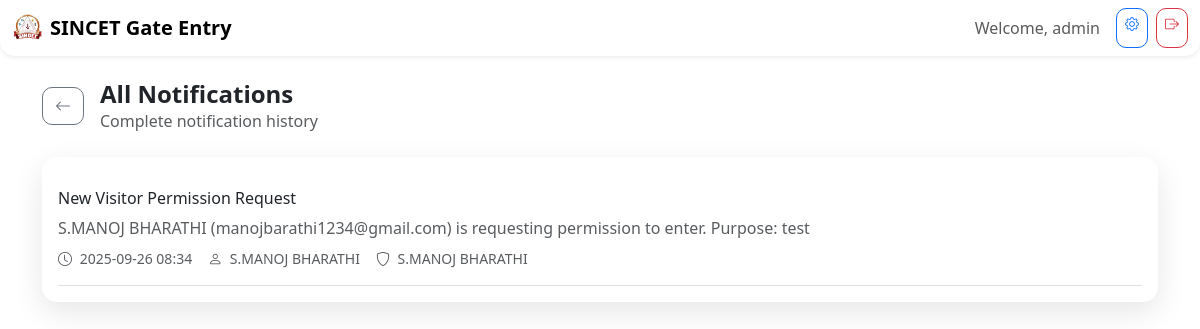
The app's page /authority/notifications (signed in), older data.
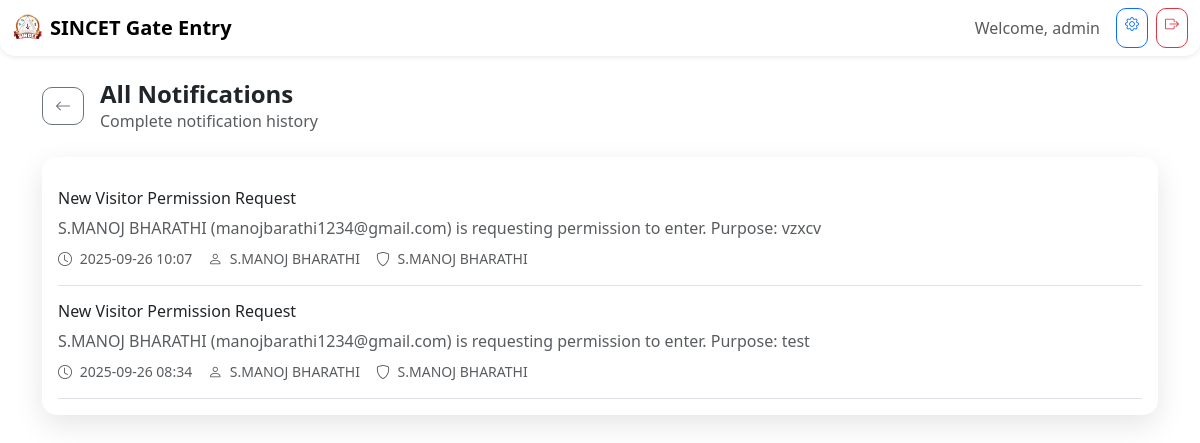
The same page, newer data.
### models.py (models this page shows, shortened)
class Notification(db.Model):
    __tablename__ = 'notifications'
    id = db.Column(db.String(36), primary_key=True, default=lambda: str(uuid.uuid4()))
    visitor_id = db.Column(db.String(36), db.ForeignKey('visitors.id'))
    authority_id = db.Column(db.String(36), db.ForeignKey('authorities.id'))
    type = db.Column(db.String(50), default='visitor_request')
    title = db.Column(db.String(255), nullable=False)
    message = db.Column(db.Text, nullable=False)
    is_read = db.Column(db.Boolean, default=False)
    created_at = db.Column(db.DateTime, default=datetime.utcnow)
    updated_at = db.Column(db.DateTime, default=datetime.utcnow, onupdate=datetime.utcnow)

class Visitor(db.Model):
    __tablename__ = 'visitors'
    id = db.Column(db.String(36), primary_key=True, default=lambda: str(uuid.uuid4()))
    name = db.Column(db.String(100), nullable=False)
    phone = db.Column(db.String(20), nullable=False)
    email = db.Column(db.String(120))
    purpose = db.Column(db.Text, nullable=False)
    photo_url = db.Column(db.String(200))
    entry_time = db.Column(db.DateTime, default=datetime.utcnow)
    exit_time = db.Column(db.DateTime)
    authority_id = db.Column(db.String(36), db.ForeignKey('authorities.id'))
    authority_permission_granted = db.Column(db.Boolean, default=False)
    permission_granted_at = db.Column(db.DateTime)
    status = db.Column(db.String(20), default='pending')  # pending, approved, rejected, exited
    created_by = db.Column(db.String(100))
    notes = db.Column(db.Text)
    created_at = db.Column(db.DateTime, default=datetime.utcnow)
    updated_at = db.Column(db.DateTime, default=datetime.utcnow, onupdate=datetime.utcnow)
    notifications = db.relationship('Notification', backref='visitor', lazy=True)

class Authority(db.Model):
    __tablename__ = 'authorities'
    id = db.Column(db.String(36), primary_key=True, default=lambda: str(uuid.uuid4()))
    name = db.Column(db.String(100), nullable=False)
    designation = db.Column(db.String(50), nullable=False)  # staff, faculty staff, hod, principal, admin
    department = db.Column(db.String(100))
    phone = db.Column(db.String(20))
    email = db.Column(db.String(120))
    is_active = db.Column(db.Boolean, default=True)
    created_at = db.Column(db.DateTime, default=datetime.utcnow)
    updated_at = db.Column(db.DateTime, default=datetime.utcnow, onupdate=datetime.utcnow)
    visitors = db.relationship('Visitor', backref='authority', lazy=True)
    notifications = db.relationship('Notification', backref='authority', lazy=True)

### routes/authority.py (the view)
    def decorated_function(*args, **kwargs):
        if 'user_id' not in session:
            return redirect(url_for('auth.login'))
        return f(*args, **kwargs)

### routes/authority.py (called while the page is built)
def login_required(f):
    def decorated_function(*args, **kwargs):
        if 'user_id' not in session:
            return redirect(url_for('auth.login'))
        return f(*args, **kwargs)
    decorated_function.__name__ = f.__name__
    return decorated_function

@authority_bp.route('/notifications')
@login_required
def notifications():
    user_role = session.get('role')
    if user_role == 'admin':
        notifications = Notification.query.order_by(Notification.created_at.desc()).all()
    else:
        notifications = []
    return render_template('authority/notifications.html', notifications=notifications)

### templates/authority/notifications.html (shortened to what this page needs)
{% extends "base.html" %}
{% block content %}
<div class="container py-4">
    <div class="d-flex align-items-center mb-4">
        <a href="{{ url_for('index') }}" class="btn btn-outline-secondary me-3">
            <i class="bi bi-arrow-left"></i>
        </a>
        <div>
            <h1 class="h4 fw-bold mb-0">All Notifications</h1>
            <p class="text-muted mb-0">Complete notification history</p>
        </div>
    </div>
    {% if notifications %}
    <div class="card">
        <div class="card-body">
            {% for notification in notifications %}
            <div class="d-flex justify-content-between align-items-start border-bottom py-3 {% if not notification.is_read %}bg-light{% endif %}">
                <div class="flex-grow-1">
                    <div class="d-flex align-items-center mb-2">
                        <h6 class="mb-0 me-2">{{ notification.title }}</h6>
                    </div>
                    <p class="text-muted mb-2">{{ notification.message }}</p>
                    <div class="d-flex align-items-center text-muted">
                        <small>
                            <i class="bi bi-clock me-1"></i>
                            {{ notification.created_at.strftime('%Y-%m-%d %H:%M') }}
                        </small>
                        {% if notification.visitor %}
                        <small class="ms-3">
                            <i class="bi bi-person me-1"></i>
                            {{ notification.visitor.name }}
                        </small>
                        {% endif %}
                        {% if notification.authority %}
                        <small class="ms-3">
                            <i class="bi bi-shield me-1"></i>
                            {{ notification.authority.name }}
                        </small>
                        {% endif %}
                    </div>
                </div>
            </div>
            {% endfor %}
        </div>
    </div>
    {% endif %}
</div>
{% endblock %}

Row changes from the older to the newer data that the page shows:
added Notification: title "New Visitor Permission Request", message "S.MANOJ BHARATHI (manojbarathi1234@gmail.com) is requesting permission to enter. Purpose: vzxcv", created_at "2025-09-26 10:07", visitor.name "S.MANOJ BHARATHI", authority.name "S.MANOJ BHARATHI"
